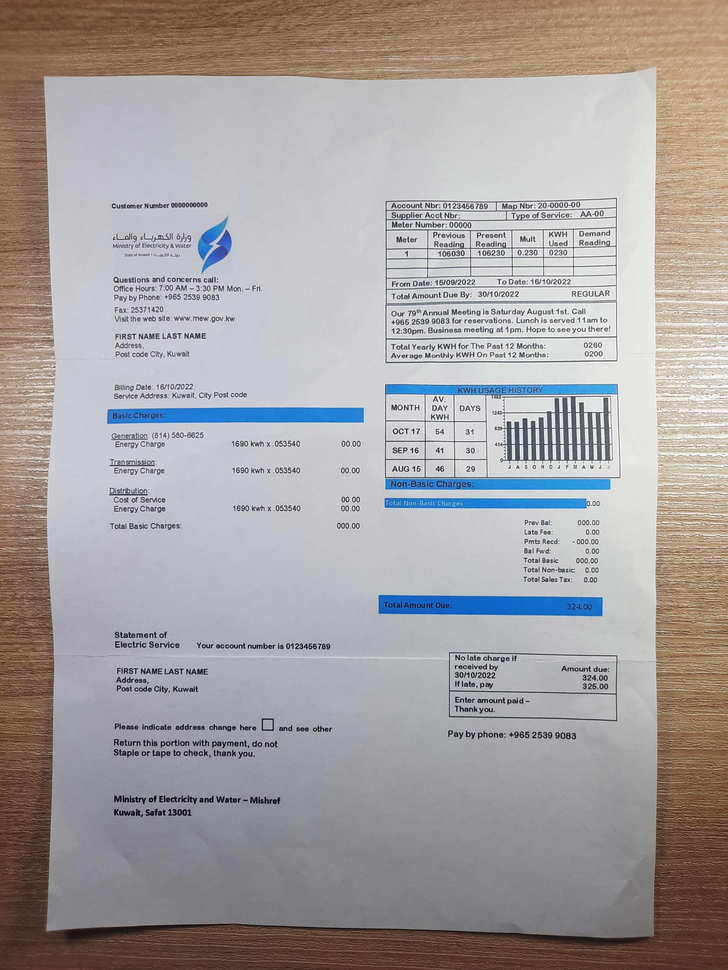
#> input picture Day17/input_images/d4.png, 728 x 970 px, shrunk from 1900 x 2533 before the run
$ python -i app.py   (imports and definitions only)
#> lines starting #> are read from the running program, lines starting #| are printed output that depends on the picture; after the words box and inside, x2 and y2 are one past the last pixel; in counts of white or black regions, pixels touching at a corner belong together
import cv2
import numpy as np
import gradio as gr

SAMPLE_IMAGES = [       # sample image creation
    "Day17/input_images/p1.png",
    "Day17/input_images/d4.png",
    "Day17/input_images/object.png",
    "Day17/input_images/p3.png",
    "Day17/input_images/p5.png",
    ]
def detect_shapes(image):

    try:

        # Check image
        if image is None:
            raise ValueError("Please upload an image.")

        # RGB to BGR
        img = cv2.cvtColor(image, cv2.COLOR_RGB2BGR)
#> img is the input picture: shape (970, 728, 3); mean B, G, R 160.4, 160.4, 165.5

        gray = cv2.cvtColor(img, cv2.COLOR_BGR2GRAY)
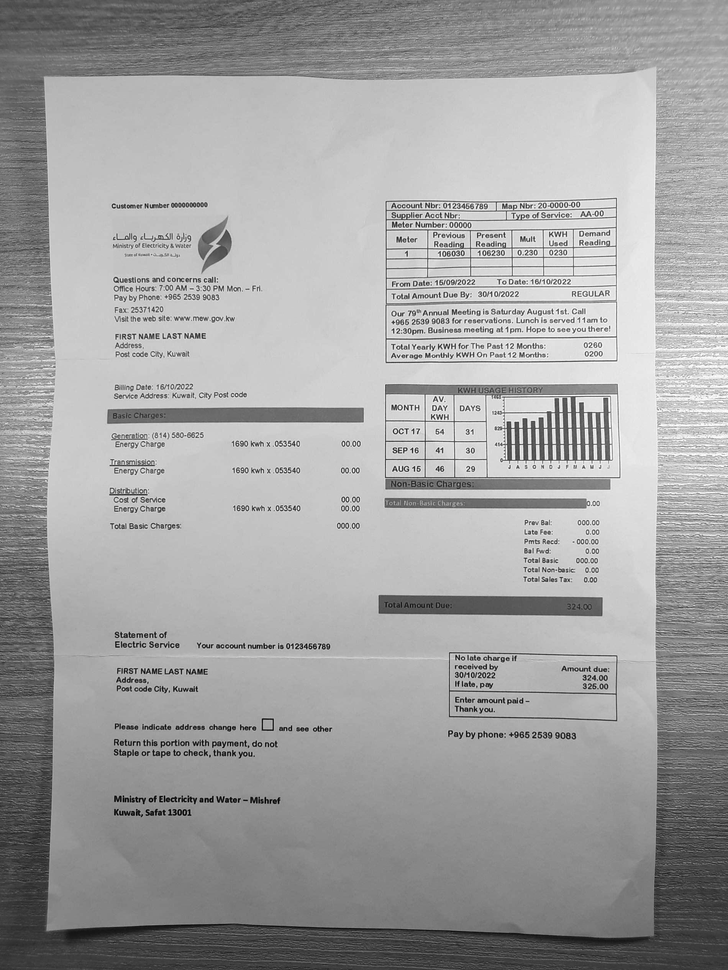
#> gray: shape (970, 728); min 0, max 255, mean 161.9

        _, thresh = cv2.threshold(
            gray,
            127,
            255,
            cv2.THRESH_BINARY_INV
        )
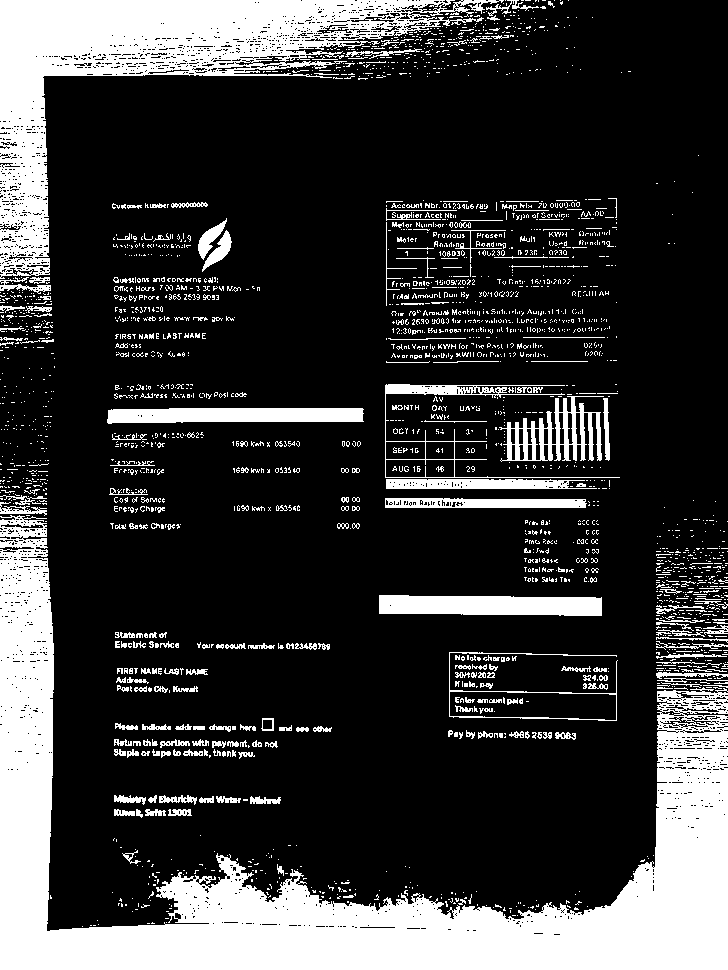
#> thresh: shape (970, 728); 22.4% white; 2560 white regions (2275 under 20 px)

        contours, _ = cv2.findContours(
            thresh,
            cv2.RETR_EXTERNAL,
            cv2.CHAIN_APPROX_SIMPLE
        )
#> contours = 2524 contours, 2387 with area under 20; largest, box (x1, y1, x2, y2) and area: (0, 515, 728, 970) 81667, (0, 0, 504, 279) 36619, (449, 652, 618, 721) 4404, (379, 595, 602, 616) 3888, (385, 384, 620, 478) 3446

        info = []

        for cnt in contours:

            area = cv2.contourArea(cnt)

            if area < 100:
                continue

            perimeter = cv2.arcLength(cnt, True)

            epsilon = 0.02 * perimeter

            approx = cv2.approxPolyDP(
                cnt,
                epsilon,
                True
            )

            corners = len(approx)

            x, y, w, h = cv2.boundingRect(approx)

            if corners == 3:
                shape = "Triangle"

            elif corners == 4:

                ratio = w / float(h)

                if 0.95 <= ratio <= 1.05:
                    shape = "Square"
                else:
                    shape = "Rectangle"

            elif corners >= 8:
                shape = "Circle"

            else:
                shape = "Polygon"

            # Draw Contour
            cv2.drawContours(
                img,
                [approx],
                -1,
                (0, 255, 0),
                2
            )

            # Draw Bounding Box
            cv2.rectangle(
                img,
                (x, y),
                (x + w, y + h),
                (0, 255, 255),
                2
            )

            # Shape Label
            cv2.putText(
                img,
                shape,
                (x, y - 10),
                cv2.FONT_HERSHEY_SIMPLEX,
                0.6,
                (255, 0, 0),
                2
            )

            info.append(
                f"{shape} | Area: {area:.2f} | Perimeter: {perimeter:.2f}"
            )
#> this loop made 2524 passes
#> (area, perimeter, epsilon, corners, x, y, w, h) on passes 270, 464, 1099, 2179, 2524: (149.5, 191.3, 3.83, 4, 656, 673, 72, 6), (3888, 485, 9.7, 4, 379, 595, 223, 21), (208, 135.8, 2.72, 4, 603, 398, 6, 63), (102, 97.88, 1.96, 4, 171, 202, 37, 6), (36619, 3082.7, 61.65, 4, 0, 0, 504, 279)
#> (area, perimeter, epsilon, corners, x, y, w, h) on passes 167, 172, 175, 177, 229, 339: (101.5, 75.7, 1.51, 8, 168, 809, 24, 7), (119.5, 101, 2.02, 14, 250, 796, 31, 8), (156, 125.9, 2.52, 14, 159, 795, 38, 10), (136, 105.4, 2.11, 11, 114, 795, 32, 10), (133, 46.83, 0.937, 5, 261, 718, 13, 13), (4404.5, 873.8, 17.48, 8, 449, 652, 169, 69)
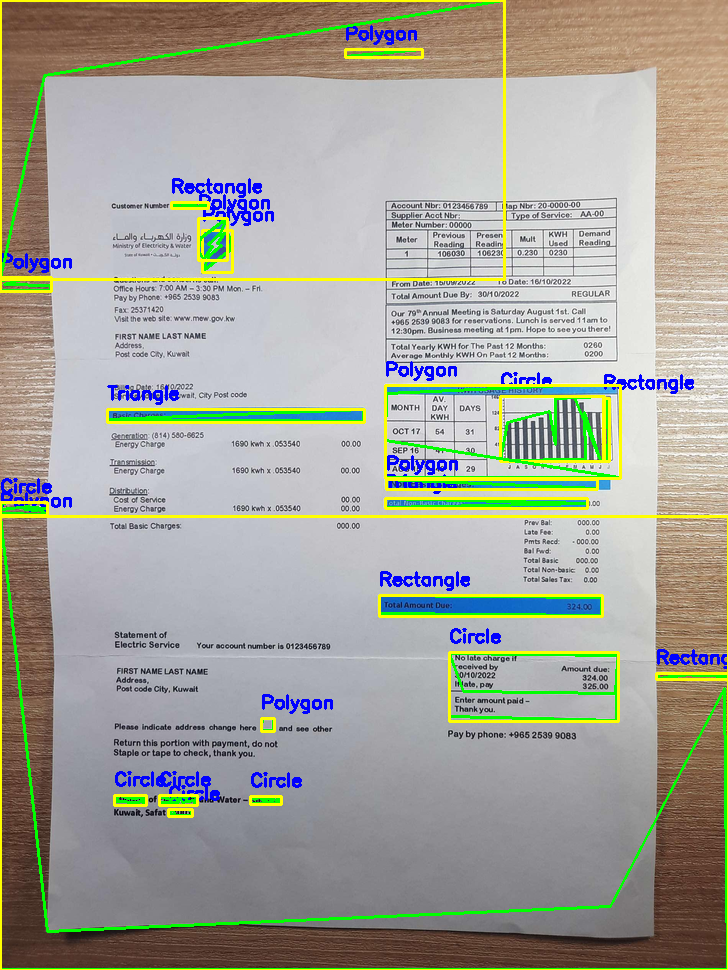
#> img: shape (970, 728, 3); 6.68% of pixels changed, all inside (x1, y1, x2, y2) = (0, 0, 728, 970)
#> after the loop, info = 22 items

        img = cv2.cvtColor(img, cv2.COLOR_BGR2RGB)

        if len(info) == 0:
            info.append("No valid shapes detected.")

        return img, "\n".join(info)

    except ValueError as e:
        return None, f"Input Error: {e}"

    except cv2.error as e:
        return None, f"OpenCV Error:\n{e}"

    except Exception as e:
        return None, f"Unexpected Error:\n{e}"


# GRADIO UI
# [35 lines not run here, left out]

>>> import cv2
>>> picture = cv2.cvtColor(cv2.imread('input_images/d4.png'), cv2.COLOR_BGR2RGB)
>>> result = detect_shapes(picture)
